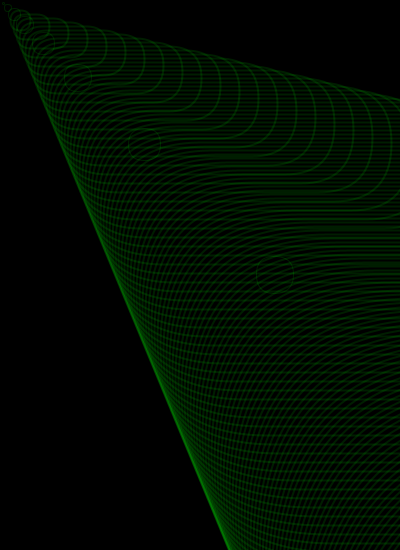
Frame 1 (no input)
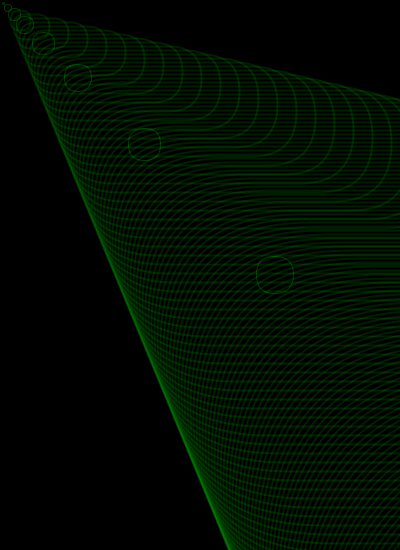
Frame 2 (the mouse pressed at the canvas centre, redrawn once)

The Processing sketch that drew these frames (run headless with seeded random() and noise(); the mouse was pressed at the canvas centre and the sketch redrawn once):

// Processing sketch: processing_32427
// ── processing_32427.pde

int x1=10;
int y1=10;
int x2=20;
int y2=20;
int x3=30;
int y3=30;
int x4=40;
int y4=40;

void setup(){
  smooth();
  size(400,550);
  background(0);
  stroke(0,255,0,30);
  strokeWeight(2);
noLoop();
}

void draw(){
 
//rectangle
  noFill();
  while (x1<400){
  rect(x1,y1,x2,y2,x3,y3,x4,y4);
  x1=x1+3;
  x2=x2+16;
  x3=x3+3;
  x4=x4+2;
  y1=y1+4;
  y2=y2+5;
  y3=y3+6;
  y4=y4+18;
}
  
//rectangle
  x1=500;
  x2=400;
  x3=300;
  x4=300;
  y1=150;
  y2=150;
  y3=269;
  y4=189;
  noFill();
  while (x1<400){
  rect(x1,y1,y2,y2,y3,y3,x3,y4);
  x1=x1+3;
  x2=x2+16;
  x3=x3+3;
  x4=x4+2;
  y1=y1+4;
  y2=y2+5;
  y3=y3+6;
  y4=y4+18;
}  
  
  //rectangle
  strokeWeight(1);
  x1=2;
  x2=2;
  x3=3;
  x4=2;
  y1=2;
  y2=2;
  y3=2;
  y4=1;
  noFill();
  while (x1<5000){
  rect(x1,y1,y2,y2,y3,y3,x3,y4);
  x1=x1*2;
  x2=x2*2;
  x3=x3+3;
  x4=x4+2;
  y1=y1*2;
  y2=y2+5;
  y3=y3*2;
  y4=y4+18;
}  
  
}
